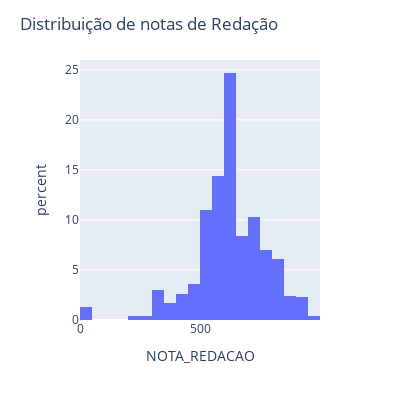

The code cell stored with this chart in its notebook:
### Code cell
grafico =  px.histogram (dataset_bauru,  x = "NOTA_REDACAO", nbins=32, histnorm='percent',) 
grafico.update_layout(width=400,height=400,title_text='Distribuição de notas de Redação') 
grafico.show()

### Figure 1 — Plotly figure (JSON) as saved in the notebook; plotly's stock layout.template omitted (floating-point values rounded to 4 significant figures; data arrays with more than 128 entries replaced by an {"elided": "..."} marker saying what was removed)
{"data": [{"alignmentgroup": "True", "bingroup": "x", "histnorm": "percent", "hovertemplate": "NOTA_REDACAO=%{x}<br>percent=%{y}<extra></extra>", "legendgroup": "", "marker": {"color": "#636efa", "pattern": {"shape": ""}}, "name": "", "nbinsx": 32, "offsetgroup": "", "orientation": "v", "showlegend": false, "type": "histogram", "x": {"elided": "701 int values"}, "xaxis": "x", "yaxis": "y"}], "layout": {"barmode": "relative", "height": 400, "legend": {"tracegroupgap": 0}, "margin": {"t": 60}, "title": {"text": "Distribuição de notas de Redação"}, "width": 400, "xaxis": {"anchor": "y", "domain": [0, 1], "title": {"text": "NOTA_REDACAO"}}, "yaxis": {"anchor": "x", "domain": [0, 1], "title": {"text": "percent"}}}}
